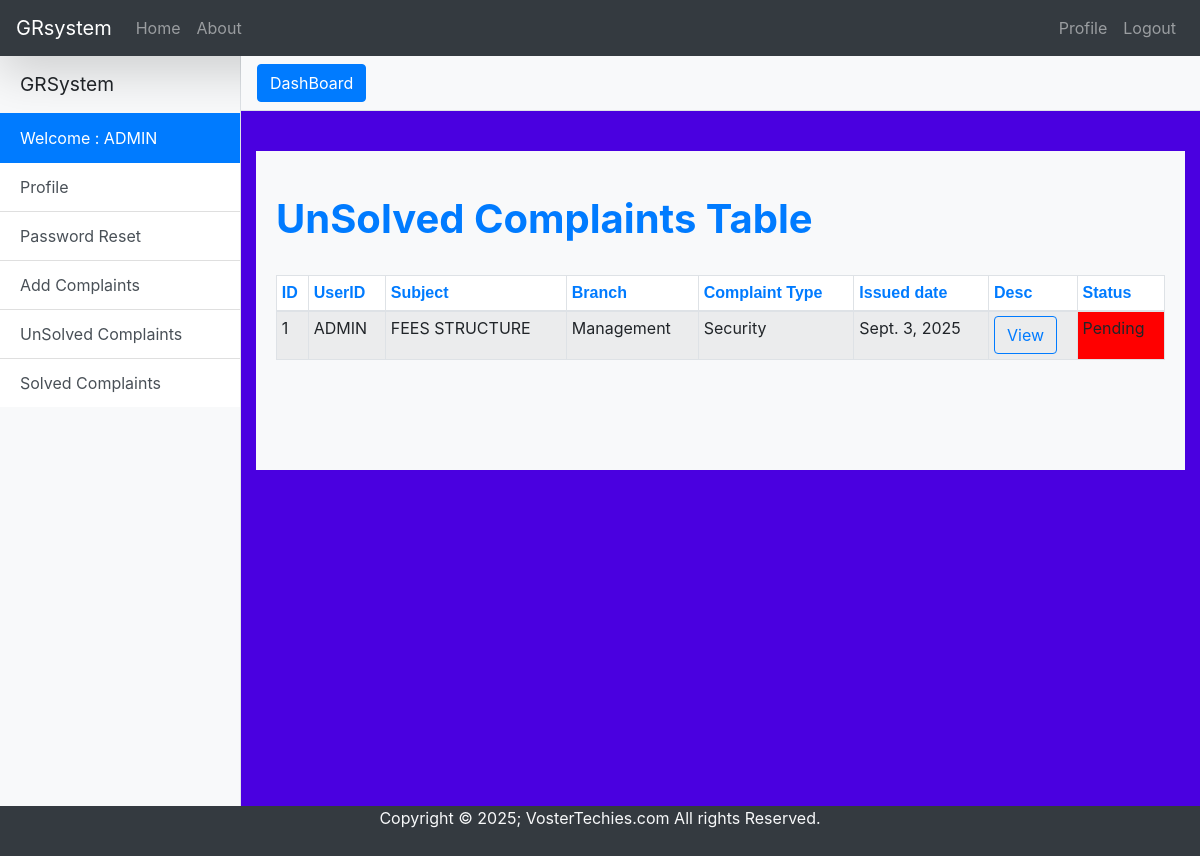
The page /list/ (signed in) on the database its author committed.
### GRsystem/models.py (models this page shows, shortened)
class Complaint(models.Model):
    STATUS = ((1, 'Solved'), (2, 'InProgress'), (3, 'Pending'))
    TYPE = (
        ('ClassRoom', "ClassRoom"),('Security', "Security"),('Management', "Management"),('College', "College"),
        ('Other', "Other")
    )
    BRANCHES = (
        ('ComputerScience', "ComputerScience"),
        ('InformationScience', "InformationScience"),
        ('Electronics and Communication', "Electronics and Communication"),
        ('Mechanical', "Mechanical")
    )
    Subject = models.CharField(max_length=200, null=True)
    user = models.ForeignKey(User, on_delete=models.CASCADE, default=None)
    Branch = models.CharField(choices=BRANCHES, max_length=200, null=True)
    Type_of_addressee = models.CharField(choices=TYPE, max_length=200, null=True)
    Description = models.TextField(max_length=4000, null=True)
    Time = models.DateField(auto_now=True)
    status = models.IntegerField(choices=STATUS, default=3)

### GRsystem/views.py (the view)
# urls.py: path('list/', views.list, name='list'),
@login_required
def list(request):
    c=Complaint.objects.filter(user=request.user).exclude(status='1')
    result=Complaint.objects.filter(user=request.user).exclude(Q(status='3') | Q(status='2'))
    args={'c':c,'result':result}
    return render(request,'GRsystem/Complaints.html',args)

### GRsystem/templates/GRsystem/Complaints.html (shortened to what this page needs)
{% extends "GRsystem/index.html" %}
{% load crispy_forms_tags %}
{% load static %}
{% block content %}
<head>
  <link href= "{% static "GRsystem/extra/bootstrap/css/bootstrap.min.css" %}" rel="stylesheet">
  <link href="{% static "GRsystem/css/simple-sidebar.css" %}" rel="stylesheet">
</head>
<body style="background: #8E2DE2;  /* fallback for old browsers */
background: -webkit-linear-gradient(to right, #4A00E0, #8E2DE2);  /* Chrome 10-25, Safari 5.1-6 */
background: linear-gradient(to right, #4A00E0, #4A00E0); /* W3C, IE 10+/ Edge, Firefox 16+, Chrome 26+, Opera 12+, Safari 7+ */
"
>
  <div class="d-flex" id="wrapper">
    <div class="bg-light border-right" id="sidebar-wrapper">
      <div class="sidebar-heading"> GRSystem </div>
      <div class="list-group list-group-flush">
        {% if user.is_authenticated  %}
               <a href="" class="list-group-item list-group-item-action active"> Welcome : {{user.username}} </a>
              <a href='/dashboard/' class="list-group-item list-group-item-action">Profile</a>
              <a href='/password/' class="list-group-item list-group-item-action">Password Reset</a>
              <a href="/complaints/" class="list-group-item list-group-item-action">Add Complaints</a>
              <a href="/list/" class="list-group-item list-group-item-action">UnSolved Complaints</a>
              <a href="/slist/" class="list-group-item list-group-item-action">Solved Complaints</a>
              {% endif %}
      </div>
    </div>
    <div id="page-content-wrapper">
      <nav class="navbar navbar-expand-lg navbar-light bg-light border-bottom">
        <button class="btn btn-primary" id="menu-toggle">DashBoard</button>
       <br>
      </nav>
      <br>
      <div class="container-fluid">
      <div class="card-body bg-light">
        <h1 class="mt-4 text-primary"><b>UnSolved Complaints Table</b></h1>
        <br>
    <div class="table-responsive">
	<table id="dtBasicExample" class="table table-striped table-bordered table-sm" cellspacing="5" width="100%">
  <thead>
    <tr class="bg-white">
      <th class="th-sm text-primary">ID
      </th>
      <th class="th-sm  text-primary ">UserID
      </th>
	  <th class="th-sm  text-primary">Subject
    </th>
      <th class="th-sm  text-primary">Branch
      </th>
      <th class="th-sm  text-primary">Complaint Type
      </th>
      <th class="th-sm-12  text-primary">Issued date
      </th>
      <th class="th-sm  text-primary">Desc
      </th>
      <th class="th-sm  text-primary">Status
      </th>
    </tr>
  </thead>
{% if user.is_authenticated %}
   {% for data in c %}
  <tbody>
    <tr>
      <td class="counterCell"></td>
      <td>{{ data.user.username }}</td>
	    <td>{{data.Subject}}</td>
     <td>{{ data.Branch }}</td>
      <td>{{ data.get_Type_of_addressee_display }}</td>
      <td>{{ data.Time }}</td>
      <td><form method="POST" action='/pdf/'>{% csrf_token %}<input type='hidden' name="cid" value={{data.id}}><button type='submit' class="btn btn-outline-primary">View</button></form></td>
      <td class="color_{{ data.status }}">Pending</td>
    </tr>
  </tbody>
  {% endfor %}
  {% endif %}
</table>
<br>
{% endblock content %}

### GRsystem/static/GRsystem/css/simple-sidebar.css (style rules this page uses)
body { overflow-x: hidden; }
#sidebar-wrapper { min-height: 100vh; margin-left: -15rem; -webkit-transition: margin .25s ease-out; -moz-transition: margin .25s ease-out; -o-transition: margin .25s ease-out; transition: margin .25s ease-out; }
#sidebar-wrapper .sidebar-heading { padding: 0.875rem 1.25rem; font-size: 1.2rem; }
#sidebar-wrapper .list-group { width: 15rem; }
#page-content-wrapper { min-width: 100vw; }
@media (min-width: 768px) { #sidebar-wrapper { margin-left: 0; } }
@media (min-width: 768px) { #page-content-wrapper { min-width: 0; width: 100%; } }

### GRsystem/templates/GRsystem/index.html (style rules this page uses)
html { width: 100%; height: 100%; margin: 0; padding: 0; overflow-x: hidden; }

### GRsystem/templates/GRsystem/Complaints.html (style rules this page uses)
td.color_3 { background-color: red; }
table { counter-reset: tableCount; }
.counterCell:before { content: counter(tableCount); counter-increment: tableCount; }
th { font-size:16px; font-family:Arial; }

### rows shown on the page
Complaint: user.username "ADMIN", Subject "FEES STRUCTURE", Branch "Management", Type_of_addressee "Security", Time "Sept. 3, 2025"

### other values the page prints
{{ user.username }} "ADMIN"
